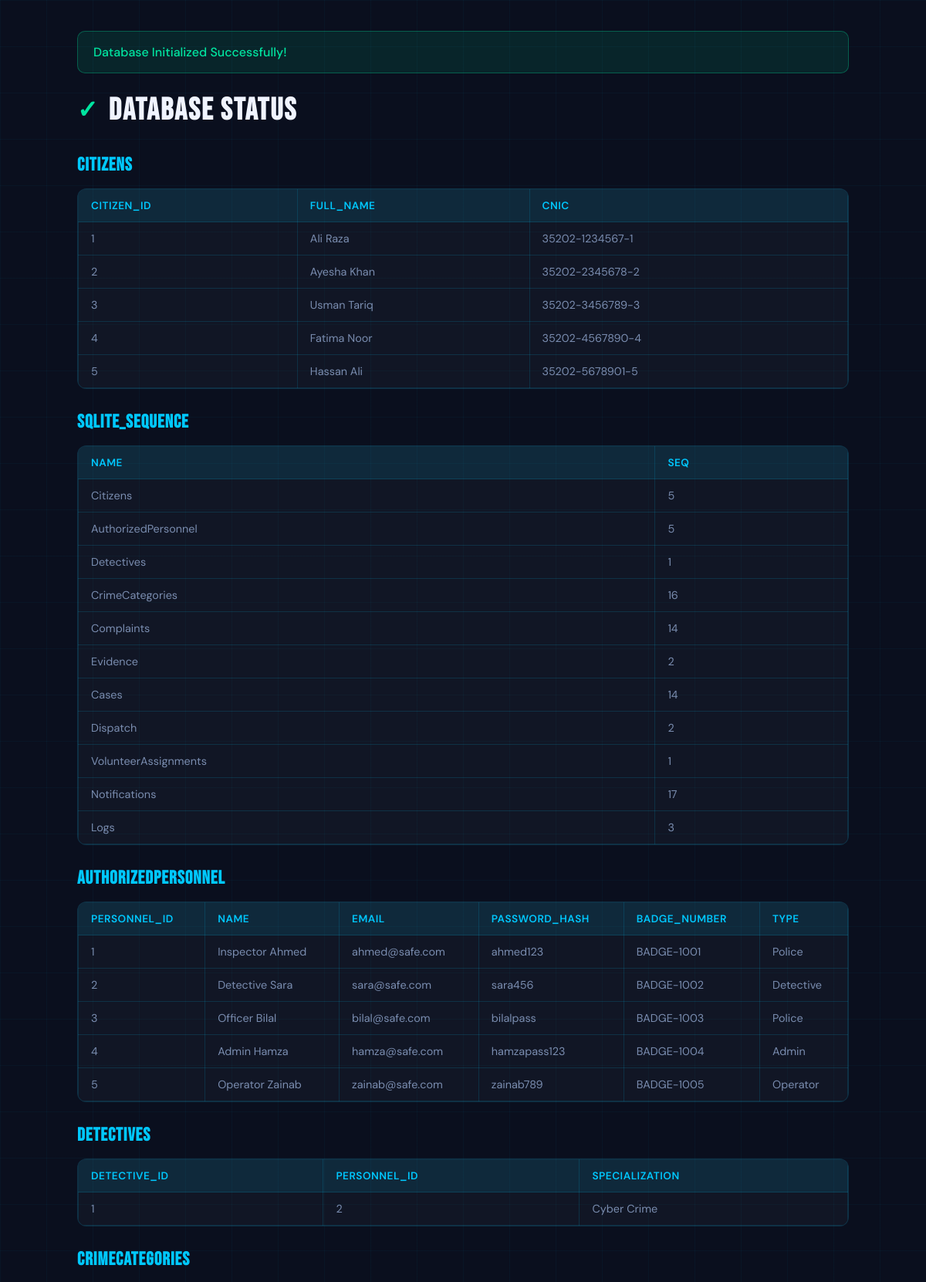
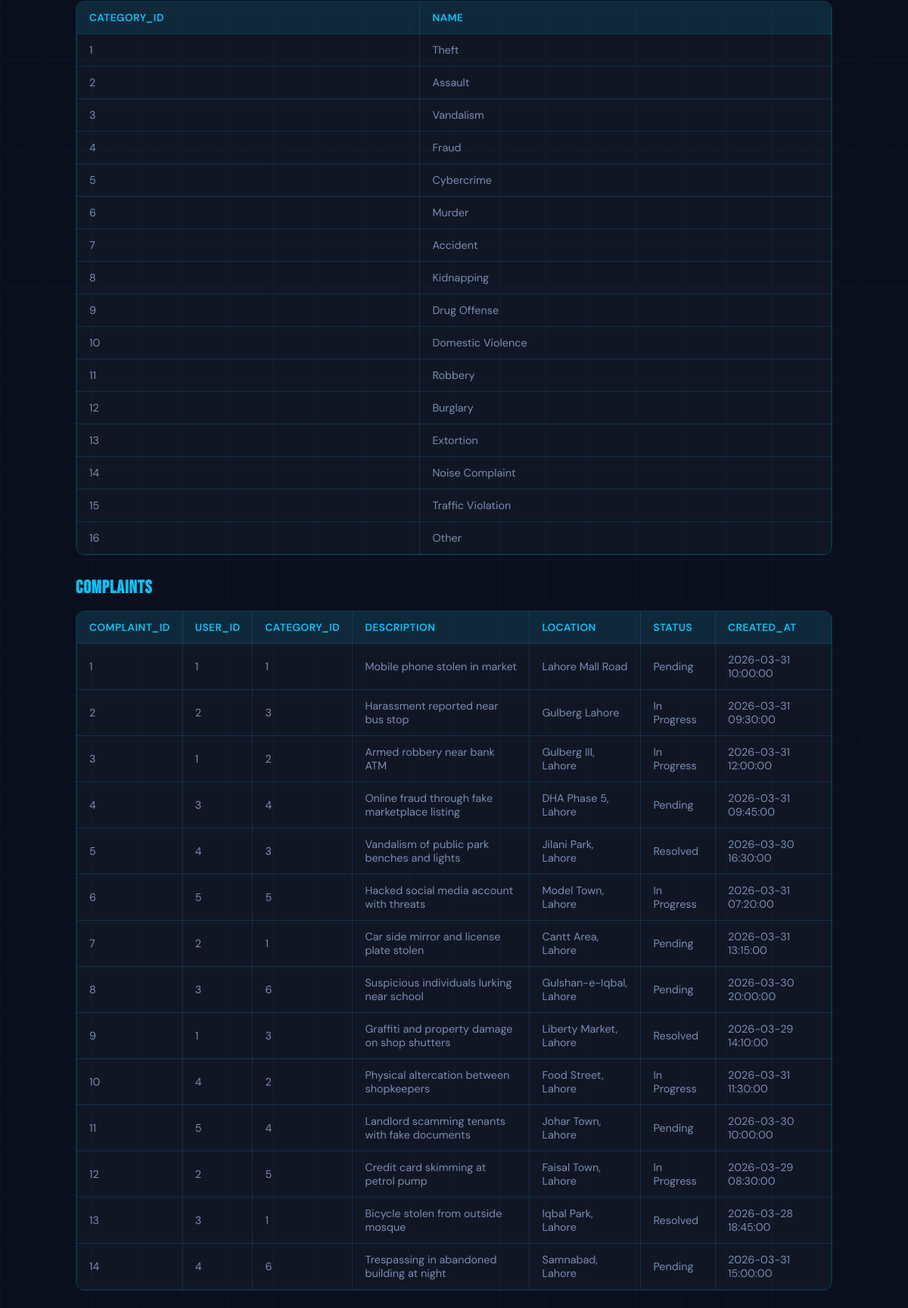
/viewdb (upper part), run on the app's committed database (2 pictures, top to bottom).
### tables this page shows
CREATE TABLE Citizens (
    citizen_id INTEGER PRIMARY KEY AUTOINCREMENT,
    full_name TEXT NOT NULL,
    cnic TEXT UNIQUE NOT NULL
);

CREATE TABLE AuthorizedPersonnel (
    personnel_id INTEGER PRIMARY KEY AUTOINCREMENT,
    name TEXT NOT NULL,
    email TEXT UNIQUE NOT NULL,
    password_hash TEXT NOT NULL,
    badge_number TEXT UNIQUE NOT NULL,
    type TEXT DEFAULT 'Police' CHECK(type IN ('Police','Detective','Operator','Admin'))
);

CREATE TABLE Detectives (
    detective_id INTEGER PRIMARY KEY AUTOINCREMENT,
    personnel_id INTEGER UNIQUE NOT NULL,
    specialization TEXT DEFAULT 'General',
    FOREIGN KEY (personnel_id) REFERENCES AuthorizedPersonnel(personnel_id)
);

CREATE TABLE CrimeCategories (
    category_id INTEGER PRIMARY KEY AUTOINCREMENT,
    name TEXT UNIQUE NOT NULL
);

CREATE TABLE Complaints (
    complaint_id INTEGER PRIMARY KEY AUTOINCREMENT,
    user_id INTEGER,
    category_id INTEGER,
    description TEXT NOT NULL,
    location TEXT NOT NULL,
    status TEXT DEFAULT 'Pending' CHECK(status IN ('Pending','In Progress','Resolved')),
    created_at DATETIME DEFAULT CURRENT_TIMESTAMP,

    FOREIGN KEY (user_id) REFERENCES Citizens(citizen_id),
    FOREIGN KEY (category_id) REFERENCES CrimeCategories(category_id)
);

### app.py (the view)
@app.route('/viewdb')
def view_db():
    conn = get_db_connection()
    cursor = conn.cursor()
    cursor.execute("SELECT name FROM sqlite_master WHERE type='table';")
    tables = cursor.fetchall()
    table_data = {}
    for table in tables:
        table_name = table['name']
        cursor.execute(f"SELECT * FROM {table_name};")
        data = cursor.fetchall()
        table_data[table_name] = data
    conn.close()
    return render_template("initdb.html", table_data=table_data)

### app.py (called while the page is built)
def get_db_connection():
    conn = sqlite3.connect(DATABASE)
    conn.row_factory = sqlite3.Row
    return conn

### templates/initdb.html (shortened to what this page needs)
<!DOCTYPE html>
<html lang="en">
<head>
</head>
<body>
  <div class="page-container">
    <div class="success-msg">
      Database Initialized Successfully!
    </div>
    <h1>Database Status</h1>
    {% for table, rows in table_data.items() %}
      <h2>{{ table|upper }}</h2>
      {% if rows %}
        <div class="table-wrapper">
          <table>
            <thead>
              <tr>
                {% for column in rows[0].keys() %}
                  <th>{{ column }}</th>
                {% endfor %}
              </tr>
            </thead>
            <tbody>
              {% for row in rows %}
                <tr>
                  {% for column in row.keys() %}
                    <td>{{ row[column] }}</td>
                  {% endfor %}
                </tr>
              {% endfor %}
            </tbody>
          </table>
        </div>
      {% else %}
        <div class="table-wrapper">
          <div class="empty">👋 Empty table</div>
        </div>
      {% endif %}
    {% endfor %}
  </div>
</body>
</html>

### templates/initdb.html (style rules this page uses)
*, *::before, *::after { box-sizing: border-box; margin: 0; padding: 0; }
:root { --navy: #0a0f1e; --cyan: #00c8ff; --white: #f0f4ff; --muted: #7a8db0; --success: #00e5a0; --border: rgba(0,200,255,0.15); }
html, body { min-height: 100vh; background: var(--navy); color: var(--white); font-family: 'DM Sans', sans-serif; padding: 20px; }
body::before { content: ''; position: fixed; inset: 0; background-image: linear-gradient(rgba(0,200,255,0.04) 1px, transparent 1px), linear-gradient(90deg, rgba(0,200,255,0.04) 1px, transparent 1px); background-size: 60px 60px; pointer-events: none; z-index: 0; }
.page-container { position: relative; z-index: 5; max-width: 1000px; margin: 0 auto; }
h1 { font-family: 'Bebas Neue', sans-serif; font-size: 2.5rem; letter-spacing: 2px; margin-bottom: 32px; display: flex; align-items: center; gap: 12px; }
h1::before { content: '✓'; color: var(--success); font-size: 2rem; }
h2 { font-family: 'Bebas Neue', sans-serif; font-size: 1.5rem; letter-spacing: 1px; margin: 28px 0 16px 0; color: var(--cyan); }
.table-wrapper { background: rgba(255,255,255,0.03); border: 1px solid var(--border); border-radius: 12px; overflow-x: auto; margin-bottom: 24px; }
table { width: 100%; border-collapse: collapse; font-size: 0.9rem; }
th { background: rgba(0,200,255,0.1); border: 1px solid var(--border); padding: 12px 16px; text-align: left; font-weight: 600; color: var(--cyan); font-size: 0.85rem; text-transform: uppercase; letter-spacing: 0.5px; }
td { border: 1px solid var(--border); padding: 12px 16px; color: var(--muted); }
.success-msg { background: rgba(0,229,160,0.1); border: 1px solid rgba(0,229,160,0.3); color: var(--success); padding: 16px 20px; border-radius: 10px; margin-bottom: 24px; font-weight: 500; }

### data on the page
Citizens: citizen_id "1" "Ali Raza" "35202-1234567-1"
Citizens: citizen_id "2" "Ayesha Khan" "35202-2345678-2"
Citizens: citizen_id "3" "Usman Tariq" "35202-3456789-3"
Citizens: citizen_id "4" "Fatima Noor" "35202-4567890-4"
Citizens: citizen_id "5" "Hassan Ali" "35202-5678901-5"
AuthorizedPersonnel: personnel_id "1" "Inspector Ahmed" "ahmed@safe.com" "ahmed123" "BADGE-1001" "Police"
AuthorizedPersonnel: personnel_id "2" "Detective Sara" "sara@safe.com" "sara456" "BADGE-1002" "Detective"
AuthorizedPersonnel: personnel_id "3" "Officer Bilal" "bilal@safe.com" "bilalpass" "BADGE-1003" "Police"
AuthorizedPersonnel: personnel_id "4" "Admin Hamza" "hamza@safe.com" "hamzapass123" "BADGE-1004" "Admin"
AuthorizedPersonnel: personnel_id "5" "Operator Zainab" "zainab@safe.com" "zainab789" "BADGE-1005" "Operator"
Detectives: detective_id "1" "2" "Cyber Crime"
CrimeCategories: category_id "1" "Theft"
CrimeCategories: category_id "2" "Assault"
CrimeCategories: category_id "3" "Vandalism"
CrimeCategories: category_id "4" "Fraud"
CrimeCategories: category_id "5" "Cybercrime"
CrimeCategories: category_id "6" "Murder"
CrimeCategories: category_id "7" "Accident"
CrimeCategories: category_id "8" "Kidnapping"
CrimeCategories: category_id "9" "Drug Offense"
CrimeCategories: category_id "10" "Domestic Violence"
CrimeCategories: category_id "11" "Robbery"
CrimeCategories: category_id "12" "Burglary"
CrimeCategories: category_id "13" "Extortion"
CrimeCategories: category_id "14" "Noise Complaint"
CrimeCategories: category_id "15" "Traffic Violation"
CrimeCategories: category_id "16" "Other"
Complaints: complaint_id "1" "1" "1" "Mobile phone stolen in market" "Lahore Mall Road" "Pending" "2026-03-31 10:00:00"
Complaints: complaint_id "2" "2" "3" "Harassment reported near bus stop" "Gulberg Lahore" "In Progress" "2026-03-31 09:30:00"
Complaints: complaint_id "3" "1" "2" "Armed robbery near bank ATM" "Gulberg III, Lahore" "In Progress" "2026-03-31 12:00:00"
Complaints: complaint_id "4" "3" "4" "Online fraud through fake marketplace listing" "DHA Phase 5, Lahore" "Pending" "2026-03-31 09:45:00"
Complaints: complaint_id "5" "4" "3" "Vandalism of public park benches and lights" "Jilani Park, Lahore" "Resolved" "2026-03-30 16:30:00"
Complaints: complaint_id "6" "5" "5" "Hacked social media account with threats" "Model Town, Lahore" "In Progress" "2026-03-31 07:20:00"
Complaints: complaint_id "7" "2" "1" "Car side mirror and license plate stolen" "Cantt Area, Lahore" "Pending" "2026-03-31 13:15:00"
Complaints: complaint_id "8" "3" "6" "Suspicious individuals lurking near school" "Gulshan-e-Iqbal, Lahore" "Pending" "2026-03-30 20:00:00"
Complaints: complaint_id "9" "1" "3" "Graffiti and property damage on shop shutters" "Liberty Market, Lahore" "Resolved" "2026-03-29 14:10:00"
Complaints: complaint_id "10" "4" "2" "Physical altercation between shopkeepers" "Food Street, Lahore" "In Progress" "2026-03-31 11:30:00"
Complaints: complaint_id "11" "5" "4" "Landlord scamming tenants with fake documents" "Johar Town, Lahore" "Pending" "2026-03-30 10:00:00"
Complaints: complaint_id "12" "2" "5" "Credit card skimming at petrol pump" "Faisal Town, Lahore" "In Progress" "2026-03-29 08:30:00"
Complaints: complaint_id "13" "3" "1" "Bicycle stolen from outside mosque" "Iqbal Park, Lahore" "Resolved" "2026-03-28 18:45:00"
Complaints: complaint_id "14" "4" "6" "Trespassing in abandoned building at night" "Samnabad, Lahore" "Pending" "2026-03-31 15:00:00"

### other printed values
{{ table|upper }} "CITIZENS" "SQLITE_SEQUENCE" "AUTHORIZEDPERSONNEL" "DETECTIVES" "CRIMECATEGORIES" "COMPLAINTS"
{{ column }} "CITIZEN_ID" "FULL_NAME" "CNIC" "NAME" "SEQ" "PERSONNEL_ID" "NAME" "EMAIL" "PASSWORD_HASH" "BADGE_NUMBER" "TYPE" "DETECTIVE_ID" "PERSONNEL_ID" "SPECIALIZATION" "CATEGORY_ID" "NAME" "COMPLAINT_ID" "USER_ID" "CATEGORY_ID" "DESCRIPTION" "LOCATION" "STATUS" "CREATED_AT"
{{ row[column] }} "Citizens" "5" "AuthorizedPersonnel" "5" "Detectives" "1" "CrimeCategories" "16" "Complaints" "14" "Evidence" "2" "Cases" "14" "Dispatch" "2" "VolunteerAssignments" "1" "Notifications" "17" "Logs" "3"
